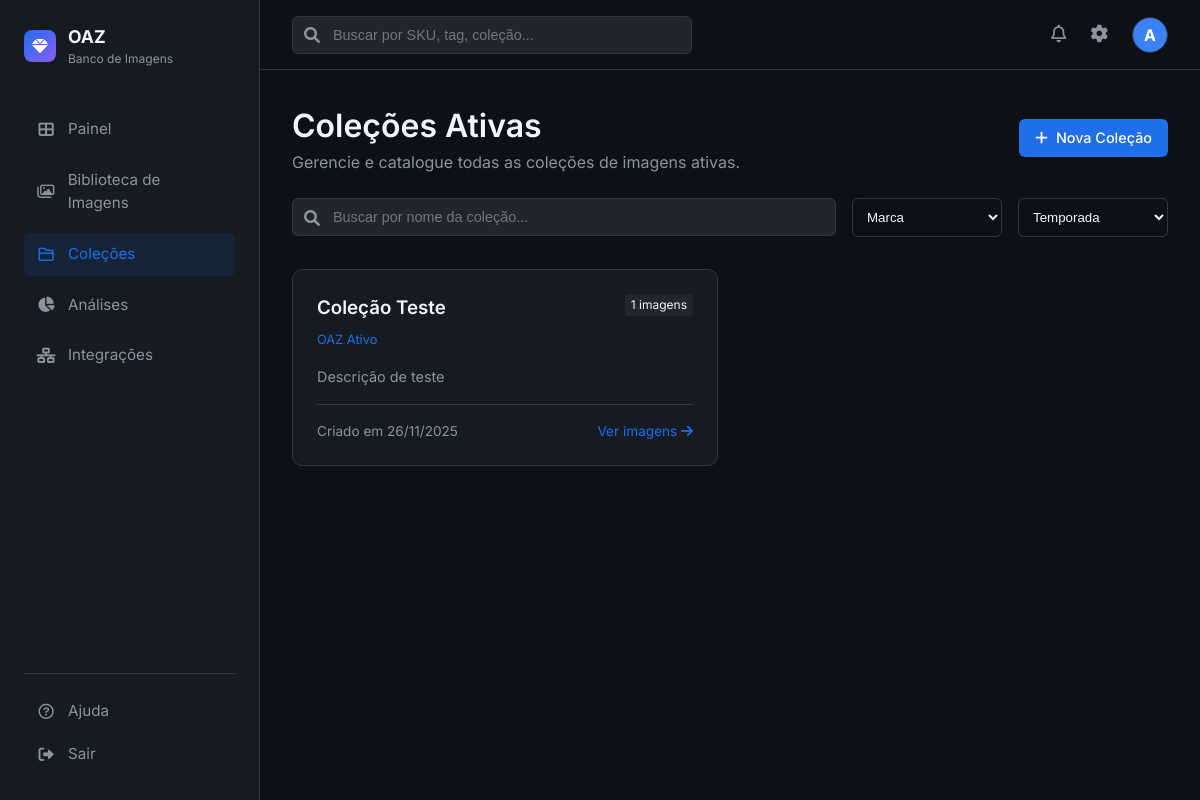
Before: /collections (signed in) with the older database file.
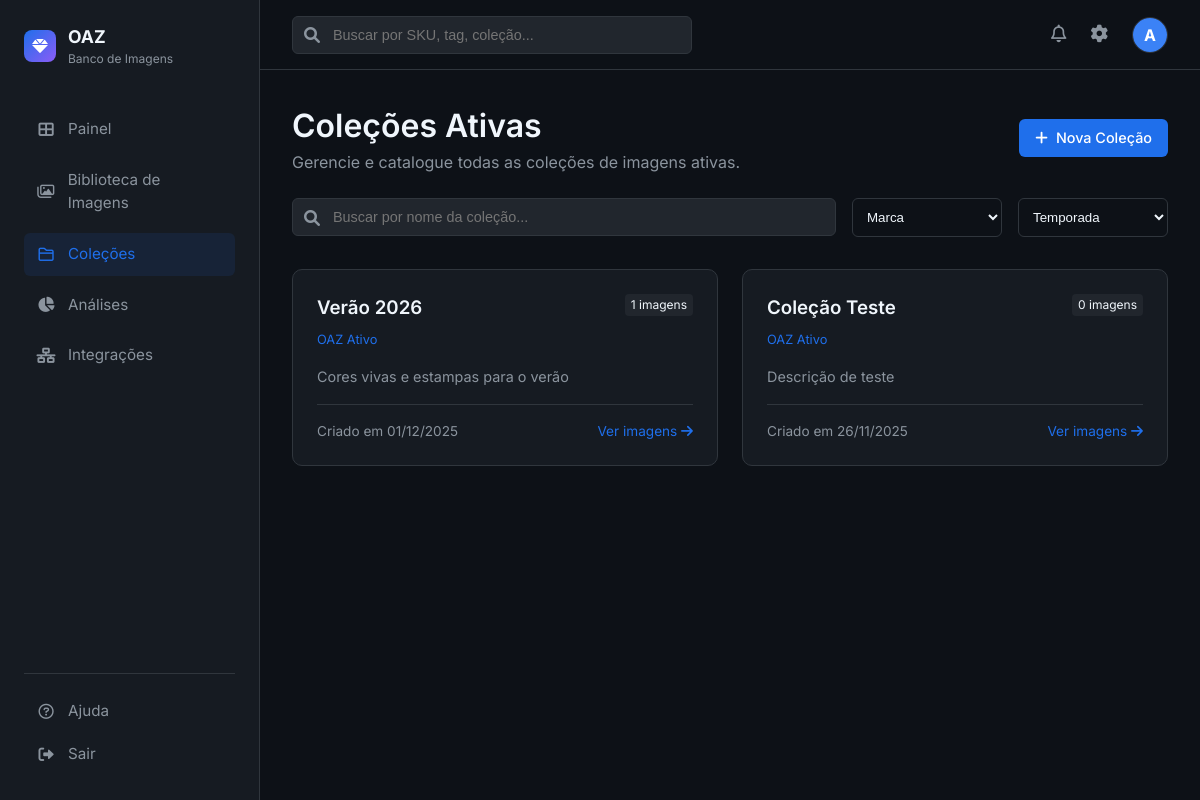
After: the same page with the newer database file.
### app.py (models this page shows, shortened)
class User(UserMixin, db.Model):
    id = db.Column(db.Integer, primary_key=True)
    username = db.Column(db.String(80), unique=True, nullable=False)
    email = db.Column(db.String(120), unique=True, nullable=False)
    password_hash = db.Column(db.String(128))

class Collection(db.Model):
    id = db.Column(db.Integer, primary_key=True)
    name = db.Column(db.String(100), nullable=False)
    description = db.Column(db.Text)
    created_at = db.Column(db.DateTime, default=datetime.utcnow)
    images = db.relationship('Image', backref='collection', lazy=True)

### app.py (the view)
@app.route('/collections')
@login_required
def collections():
    collections = Collection.query.order_by(Collection.created_at.desc()).all()
    return render_template('collections/list.html', collections=collections)

### app.py (called while the page is built)
@login_manager.user_loader
def load_user(user_id):
    return User.query.get(int(user_id))

### templates/collections/list.html (shortened to what this page needs)
{% extends "base.html" %}
{% block content %}
<div style="display: flex; justify-content: space-between; align-items: center; margin-bottom: 1.5rem;">
    <div>
        <h1>Coleções Ativas</h1>
        <p style="color: var(--text-secondary);">Gerencie e catalogue todas as coleções de imagens ativas.</p>
    </div>
    <a href="{{ url_for('new_collection') }}" class="btn btn-primary">
        <i class="fas fa-plus"></i> Nova Coleção
    </a>
</div>
<div style="margin-bottom: 2rem; display: flex; gap: 1rem;">
    <div class="search-bar" style="flex: 1; width: auto;">
        <i class="fas fa-search"></i>
        <input type="text" placeholder="Buscar por nome da coleção...">
    </div>
    <select class="form-control" style="width: 150px;">
        <option>Marca</option>
    </select>
    <select class="form-control" style="width: 150px;">
        <option>Temporada</option>
    </select>
</div>
{% if collections %}
<div style="display: grid; grid-template-columns: repeat(auto-fill, minmax(300px, 1fr)); gap: 1.5rem;">
    {% for collection in collections %}
    <div class="stat-card">
        <div style="display: flex; justify-content: space-between; align-items: start; margin-bottom: 1rem;">
            <div>
                <h3 style="margin-bottom: 0.25rem;">{{ collection.name }}</h3>
                <span style="color: var(--accent-blue); font-size: 0.8rem;">OAZ Ativo</span>
            </div>
            <span style="background: var(--bg-tertiary); padding: 2px 6px; border-radius: 4px; font-size: 0.75rem;">
                {{ collection.images | length }} imagens
            </span>
        </div>
        {% if collection.description %}
        <p style="color: var(--text-secondary); font-size: 0.9rem; margin-bottom: 1rem;">
            {{ collection.description }}
        </p>
        {% endif %}
        <div style="display: flex; justify-content: space-between; align-items: center; font-size: 0.85rem; color: var(--text-secondary); border-top: 1px solid var(--border-color); padding-top: 1rem;">
            <span>Criado em {{ collection.created_at.strftime('%d/%m/%Y') }}</span>
            <a href="{{ url_for('catalog') }}?collection_id={{ collection.id }}" style="color: var(--accent-blue);">
                Ver imagens <i class="fas fa-arrow-right"></i>
            </a>
        </div>
    </div>
    {% endfor %}
</div>
{% endif %}
{% endblock %}

### templates/base.html (shortened to what this page needs)
<!DOCTYPE html>
<html lang="pt-BR">
<head>
    <link rel="stylesheet" href="{{ url_for('static', filename='css/style.css') }}">
    <link href="https://cdnjs.cloudflare.com/ajax/libs/font-awesome/6.0.0/css/all.min.css" rel="stylesheet">
</head>
<body>
    <div class="app-container">
        <aside class="sidebar">
            <div class="logo-area">
                <div class="logo-icon">
                    <i class="fas fa-gem"></i>
                </div>
                <div>
                    <div style="font-weight: 700; font-size: 1.1rem;">OAZ</div>
                    <div style="font-size: 0.75rem; color: var(--text-secondary);">Banco de Imagens</div>
                </div>
            </div>
            <nav class="nav-menu">
                <a href="{{ url_for('dashboard') }}"
                    class="nav-item {% if request.endpoint == 'dashboard' %}active{% endif %}">
                    <i class="fas fa-th-large"></i>
                    <span>Painel</span>
                </a>
                <a href="{{ url_for('catalog') }}"
                    class="nav-item {% if request.endpoint == 'catalog' %}active{% endif %}">
                    <i class="far fa-images"></i>
                    <span>Biblioteca de Imagens</span>
                </a>
                <a href="{{ url_for('collections') }}"
                    class="nav-item {% if request.endpoint == 'collections' %}active{% endif %}">
                    <i class="far fa-folder"></i>
                    <span>Coleções</span>
                </a>
                <a href="{{ url_for('analytics') }}"
                    class="nav-item {% if request.endpoint == 'analytics' %}active{% endif %}">
                    <i class="fas fa-chart-pie"></i>
                    <span>Análises</span>
                </a>
                <a href="{{ url_for('integrations') }}"
                    class="nav-item {% if request.endpoint == 'integrations' %}active{% endif %}">
                    <i class="fas fa-network-wired"></i>
                    <span>Integrações</span>
                </a>
            </nav>
            <div class="bottom-menu">
                <a href="#" class="nav-item">
                    <i class="far fa-question-circle"></i>
                    <span>Ajuda</span>
                </a>
                <a href="{{ url_for('logout') }}" class="nav-item">
                    <i class="fas fa-sign-out-alt"></i>
                    <span>Sair</span>
                </a>
            </div>
        </aside>
        <main class="main-content">
            <header class="top-header">
                <div class="search-bar">
                    <i class="fas fa-search"></i>
                    <input type="text" placeholder="Buscar por SKU, tag, coleção...">
                </div>
                <div class="header-actions">
                    <button class="icon-btn"><i class="far fa-bell"></i></button>
                    <a href="{{ url_for('settings') }}" class="icon-btn"><i class="fas fa-cog"></i></a>
                    <div class="user-profile">
                        <div
                            style="width:100%; height:100%; background:#3b82f6; display:flex; align-items:center; justify-content:center; color:white; font-weight:bold;">
                            {{ current_user.username[0].upper() }}
                        </div>
                    </div>
                </div>
            </header>
            <div class="content-scroll">
                {% block content %}{% endblock %}
            </div>
        </main>
    </div>
</body>
</html>

### static/css/style.css (style rules this page uses)
:root { --bg-primary: #0d1117; --bg-secondary: #161b22; --bg-tertiary: #21262d; --text-primary: #f0f6fc; --text-secondary: #8b949e; --accent-primary: #238636; --accent-blue: #1f6feb; --border-color: #30363d; --card-bg: #161b22; --hover-bg: #21262d; --font-main: 'Inter', -apple-system, BlinkMacSystemFont, sans-serif; }
* { box-sizing: border-box; margin: 0; padding: 0; }
body { font-family: var(--font-main); background-color: var(--bg-primary); color: var(--text-primary); line-height: 1.5; height: 100vh; display: flex; overflow: hidden; }
h1, h2, h3, h4, h5, h6 { color: var(--text-primary); font-weight: 600; }
a { text-decoration: none; color: var(--accent-blue); }
.app-container { display: flex; width: 100%; height: 100%; }
.sidebar { width: 260px; background-color: var(--bg-secondary); border-right: 1px solid var(--border-color); display: flex; flex-direction: column; padding: 1.5rem; flex-shrink: 0; }
.logo-area { display: flex; align-items: center; gap: 12px; margin-bottom: 2.5rem; }
.logo-icon { width: 32px; height: 32px; background: linear-gradient(135deg, #1f6feb, #8b5cf6); border-radius: 8px; display: flex; align-items: center; justify-content: center; font-weight: bold; color: white; }
.nav-menu { display: flex; flex-direction: column; gap: 0.5rem; flex: 1; }
.nav-item { display: flex; align-items: center; gap: 12px; padding: 10px 12px; border-radius: 6px; color: var(--text-secondary); transition: all 0.2s ease; font-size: 0.95rem; }
.nav-item:hover, .nav-item.active { background-color: rgba(31, 111, 235, 0.1); color: var(--accent-blue); }
.nav-item i { width: 20px; text-align: center; }
.bottom-menu { margin-top: auto; border-top: 1px solid var(--border-color); padding-top: 1rem; }
.main-content { flex: 1; display: flex; flex-direction: column; overflow: hidden; background-color: var(--bg-primary); }
.top-header { height: 70px; border-bottom: 1px solid var(--border-color); display: flex; align-items: center; justify-content: space-between; padding: 0 2rem; background-color: var(--bg-primary); }
.search-bar { position: relative; width: 400px; }
.search-bar input { width: 100%; background-color: var(--bg-tertiary); border: 1px solid var(--border-color); padding: 10px 16px 10px 40px; border-radius: 6px; color: var(--text-primary); font-size: 0.9rem; }
.search-bar i { position: absolute; left: 12px; top: 50%; transform: translateY(-50%); color: var(--text-secondary); }
.header-actions { display: flex; align-items: center; gap: 1.5rem; }
.icon-btn { background: none; border: none; color: var(--text-secondary); cursor: pointer; font-size: 1.1rem; }
.user-profile { width: 36px; height: 36px; border-radius: 50%; background-color: var(--bg-tertiary); border: 1px solid var(--border-color); overflow: hidden; }
.content-scroll { flex: 1; overflow-y: auto; padding: 2rem; }
.stat-card { background-color: var(--card-bg); border: 1px solid var(--border-color); border-radius: 10px; padding: 1.5rem; }
.btn { padding: 8px 16px; border-radius: 6px; font-size: 0.9rem; font-weight: 500; cursor: pointer; border: none; transition: all 0.2s; display: inline-flex; align-items: center; gap: 8px; }
.btn-primary { background-color: var(--accent-blue); color: white; }
.form-control { width: 100%; padding: 10px; background-color: var(--bg-primary); border: 1px solid var(--border-color); border-radius: 6px; color: var(--text-primary); }

Changed rows visible on the page:
added Collection: name "Verão 2026", images|length "1", description "Cores vivas e estampas para o verão", created_at "01/12/2025"
computed for Collection "Coleção Teste": images|length "1" → "0"
